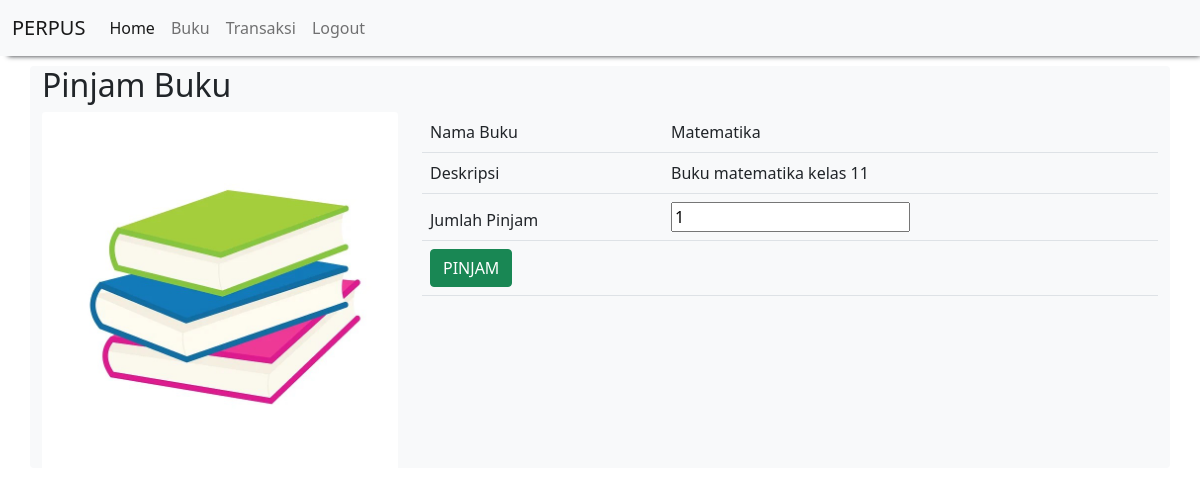
Page /pinjam_buku.php?id_buku=1 (signed in) on the committed database.
### tables this page shows
CREATE TABLE `buku` (
  `id_buku` int(11) NOT NULL,
  `nama_buku` varchar(100) NOT NULL,
  `deskripsi` varchar(100) NOT NULL,
  `foto` varchar(100) NOT NULL
);

### pinjam_buku.php (the view)
<?php
    include "header.php";
    include "koneksi.php";
    $qry_detail_buku=mysqli_query($conn,"select * from buku where id_buku = '".$_GET['id_buku']."'");
    $data_buku=mysqli_fetch_array($qry_detail_buku);
?>
<h2>Pinjam Buku</h2>
<div class="row">
    <div class="col-md-4">
        <img src="buku/<?=$data_buku['foto']?>" class="card-img-top">
    </div>
    <div class="col-md-8">
        <form action="masukkankeranjang.php?id_buku=<?=$data_buku['id_buku']?>" method="post">
            <table class="table table-hover table-striped">
                <thead>
                    <tr>
                        <td>Nama Buku</td><td><?=$data_buku['nama_buku']?></td>
                    </tr>
                    <tr>
                        <td>Deskripsi</td><td><?=$data_buku['deskripsi']?></td>
                    </tr>
                    <tr>
                        <td>Jumlah Pinjam</td><td><input type="number" name="jumlah_pinjam" value="1"></td>
                    </tr>
                    <tr>
                        <td colspan="2"><input class="btn btn-success" type="submit" value="PINJAM"></td>
                    </tr>
                </thead>
            </table>
        </form>
    </div>
</div>
<?php
    include "footer.php";
?>

### rows in the picture
buku: foto (picture), nama_buku "Matematika", deskripsi "Buku matematika kelas 11"
